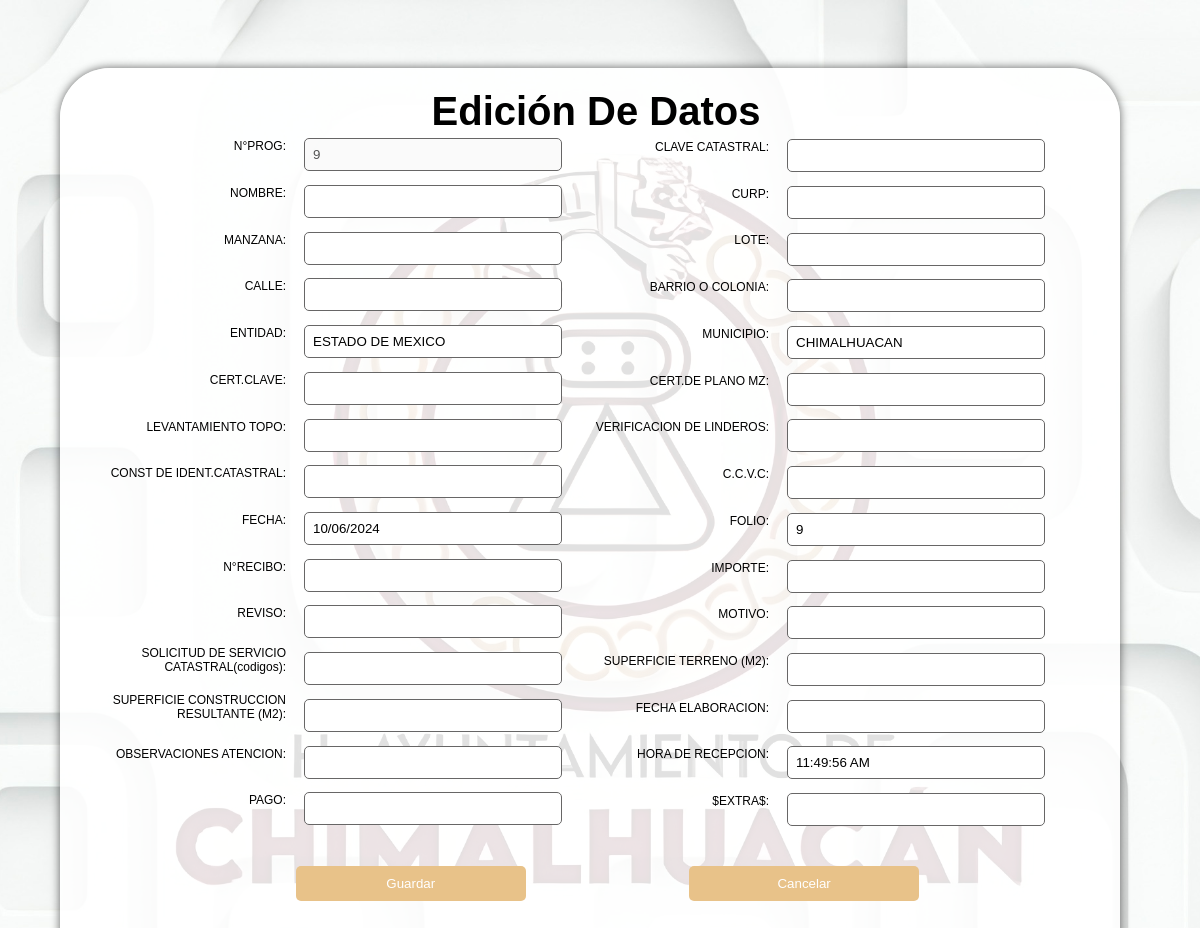
The page /vitacora/edicionVita/9 on the database as committed earlier.
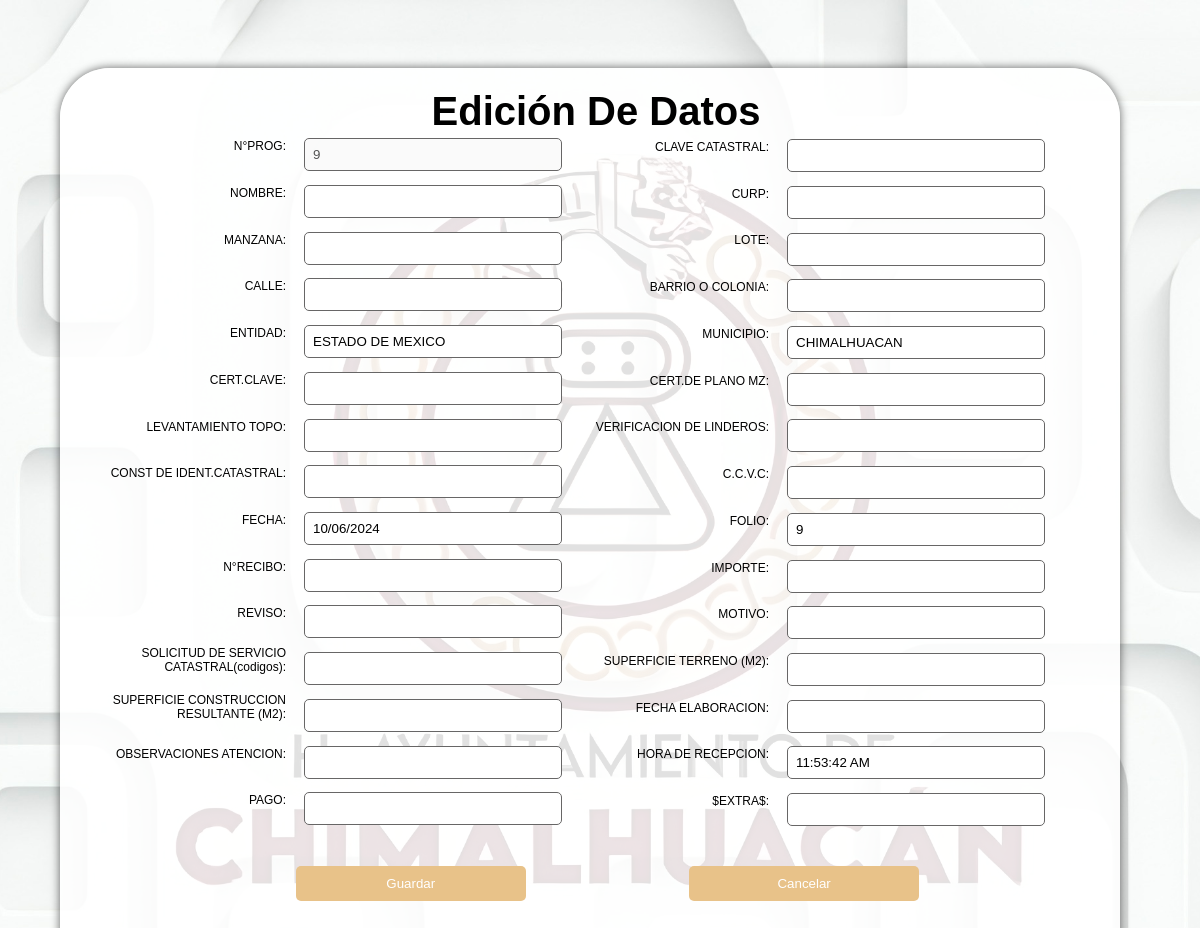
The same page on the database as committed later.
### ventanilla/models.py (models this page shows)
class Ventanilla(models.Model):
    nprog = models.AutoField(primary_key=True)  # Cambiar a AutoField para que sea autoincremental
    clave_catastral = models.CharField(max_length=150)
    nombre = models.CharField(max_length=150)
    curp = models.CharField(max_length=25)
    manzana = models.CharField(max_length=150)
    lote = models.CharField(max_length=150)
    calle = models.CharField(max_length=150)
    barrio_colonia = models.CharField(max_length=150)
    entidad = models.CharField(max_length=150)
    municipio = models.CharField(max_length=25)
    cert_clave = models.CharField(max_length=150)
    cert_plano_mz = models.CharField(max_length=150)
    levantamiento_topo = models.CharField(max_length=150)
    verificacion_linderos = models.CharField(max_length=150)
    const_ident_catastral = models.CharField(max_length=150)
    ccvc = models.CharField(max_length=150)
    fecha = models.CharField(max_length=25)
    folio = models.CharField(max_length=150)
    recibo = models.CharField(max_length=150)
    importe = models.CharField(max_length=25)
    reviso = models.CharField(max_length=150)
    motivo = models.CharField(max_length=150)
    solicitud_servicio_catastral = models.CharField(max_length=150)
    superficie_terreno = models.CharField(max_length=150)
    superficie_construccion_resultante = models.CharField(max_length=150)
    fecha_elaboracion = models.CharField(max_length=25)
    observaciones_atencion = models.CharField(max_length=25)
    hora_recepcion = models.CharField(max_length=25)
    pago = models.CharField(max_length=25)
    extras = models.CharField(max_length=150)
    class Meta:
        db_table = 'ventanilla'

### vitacora/views.py (the view)
# urls.py: path('edicionVita/<codigo>', views.edicionVita),
def edicionVita(request, codigo):
    ventanilla = Ventanilla.objects.get(nprog=codigo)
    return render(request, "edicionVita.html", {"ventanilla": ventanilla})

### vitacora/templates/edicionVita.html (shortened to what the changed rows need)
{% load static %}
<!DOCTYPE html>
<html lang="en">
<head>
    <link rel="stylesheet" href="{% static 'css/styedicionesvita.css' %}">
    </head>
    <body id="bg9" style="background-image: url('{% static 'images/catadef.jpg' %}')">
        {% block body %}
        <div class="contenedorvita">
            <div class="formulariovita">
                <h1>Edición De Datos</h1>
                <div class="card">
                    <div class="card-body">
                        <form action="/vitacora/editarVita/{{ventanilla.nprog}}/" method="POST">{% csrf_token %}
                            <div class="grid-container">
                                <div class="campo">
                                    <label for="prog3">N°PROG:</label>
                                    <input type="text" id="progvita" name="progvita" value="{{ ventanilla.nprog }}" class="form-control"  disabled>
                                </div>
                                <div class="campo">
                                    <label for="entidad3">ENTIDAD:</label>
                                    <input type="text" id="entidadvita" name="entidadvita" value="{{ ventanilla.entidad }}" class="form-control">
                                </div>
                                <div class="campo">
                                    <label for="municipio3">MUNICIPIO:</label>
                                    <input type="text" id="municipiovita" name="municipiovita" value="{{ ventanilla.municipio }}" class="form-control">
                                </div>
                                <div class="campo">
                                    <label for="fecha3">FECHA:</label>
                                    <input type="text" id="fechavita" name="fechavita" value="{{ ventanilla.fecha }}" class="form-control" >
                                </div>
                                <div class="campo">
                                    <label for="folio3">FOLIO:</label>
                                    <input type="text" id="foliovita" name="foliovita" value="{{ ventanilla.folio }}" class="form-control" >
                                </div>
                                <div class="campo">
                                    <label for="hora3">HORA DE RECEPCION:</label>
                                    <input type="text" id="horavita" name="horavita" value="{{ ventanilla.hora_recepcion }}" class="form-control" >
                                </div>
                            </div>
                        </form>
                    </div>
                </div>
            </div>
        </div>
        {% endblock %}
    </body>
</html>

Rows that differ between the two databases and show on the page:
changed Ventanilla "ESTADO DE MEXICO": horavita "11:49:56 AM" → "11:53:42 AM"
